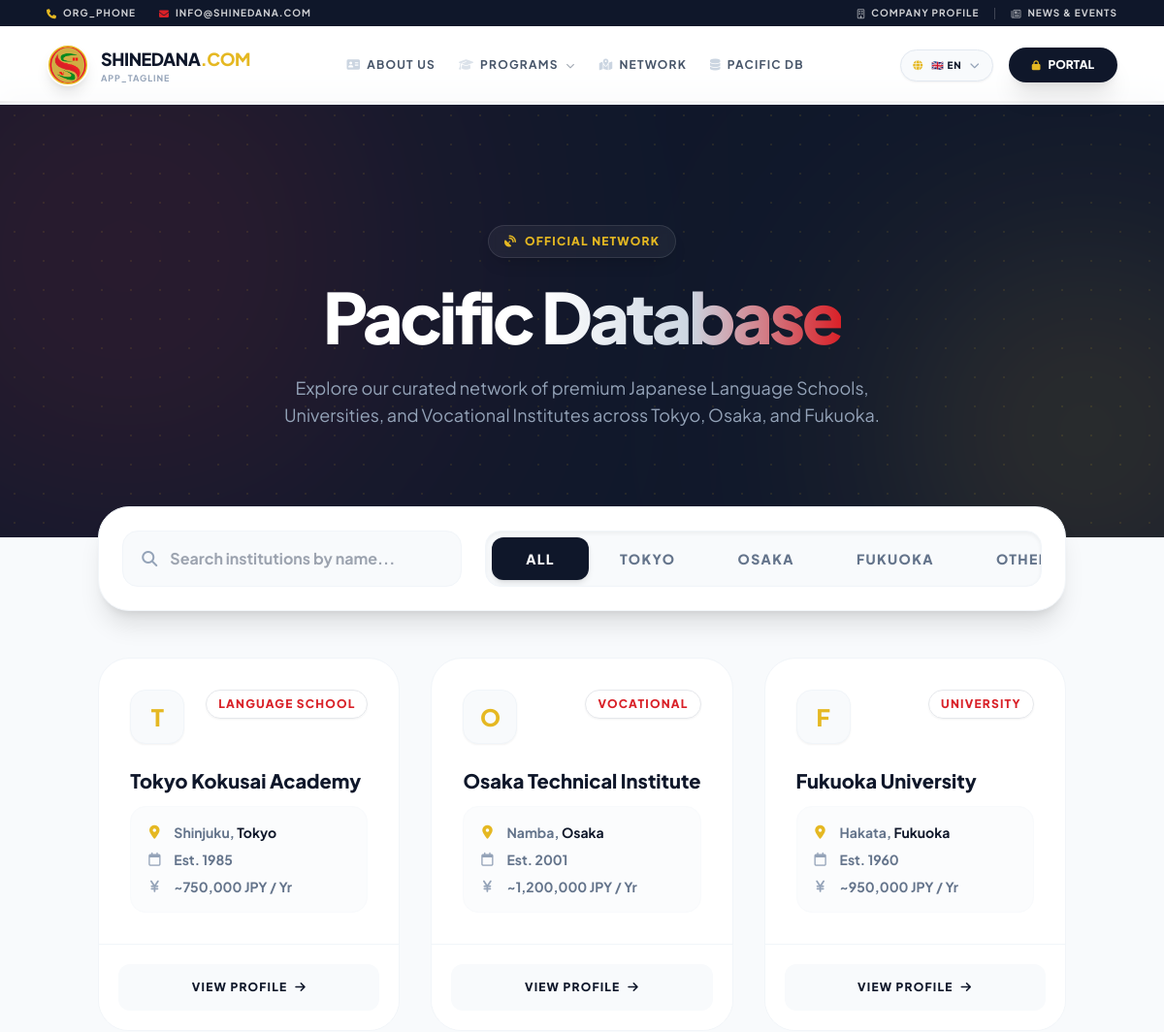
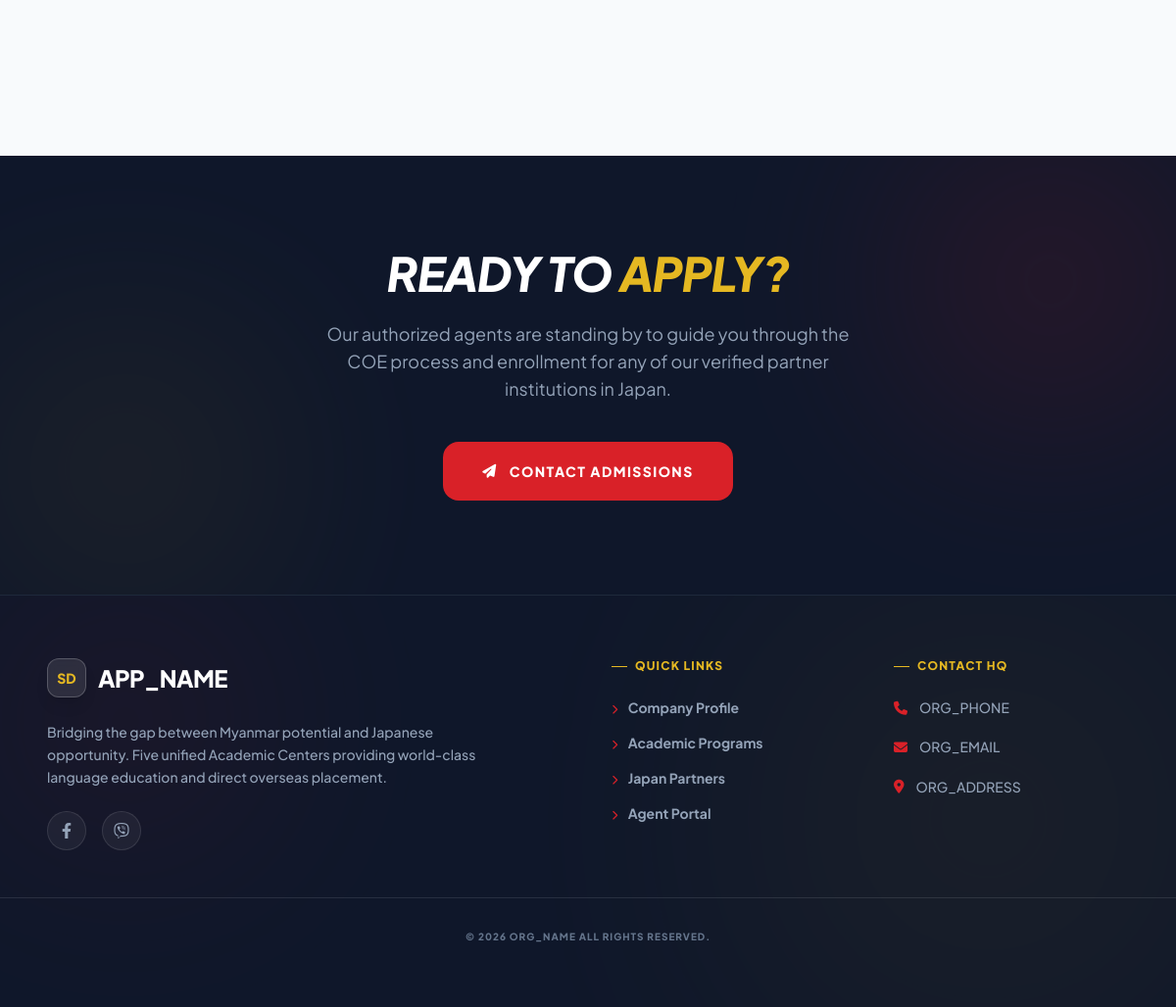
The page /pages/schools.php on the database its author committed (2 pictures, top to bottom).
### tables this page shows
CREATE TABLE japan_schools (
    id INT PRIMARY KEY AUTO_INCREMENT,
    school_name VARCHAR(255) NOT NULL,
    region ENUM('Tokyo', 'Osaka', 'Fukuoka', 'Other') NOT NULL,
    type ENUM('Language School', 'University', 'Vocational') NOT NULL,
    website VARCHAR(255),
    address_line TEXT,
    city VARCHAR(100),
    est_year INT,
    tuition_fees DECIMAL(15,2) DEFAULT 0.00,
    admission_months VARCHAR(100),
    description TEXT,
    created_at TIMESTAMP DEFAULT CURRENT_TIMESTAMP
);

### config/functions.php (called while the page is built, shortened)
<?php
function base_url($path = '') {
    return BASE_URL . ltrim($path, '/');
}
function route($path = '') {
    $clean_path = str_replace('.php', '', $path);
    return base_url('index.php?route=' . ltrim($clean_path, '/'));
}
function h($string) {
    return htmlspecialchars($string ?? '', ENT_QUOTES, 'UTF-8');
}
?>

### pages/schools.php (the view, shortened to what this page needs)
<?php
require_once '../config/db.php';
require_once '../config/functions.php';
try {
    $stmt = $pdo->query("SELECT * FROM japan_schools ORDER BY region ASC, school_name ASC");
    $schools = $stmt->fetchAll();
} catch (PDOException $e) {
    $schools = [];
    error_log("Schools directory query failed: " . $e->getMessage());
}
require_once '../includes/header.php';
?>
<header class="bg-slate-900 text-white pt-24 md:pt-32 pb-20 md:pb-28 px-4 sm:px-6 lg:px-8 relative overflow-hidden">
    <div class="absolute inset-0 opacity-10 pointer-events-none" style="background-image: radial-gradient(var(--brand-gold) 1px, transparent 1px); background-size: 30px 30px;"></div>
    <div class="absolute top-[-20%] left-[-10%] w-[300px] h-[300px] md:w-[500px] md:h-[500px] bg-[--brand-red] rounded-full blur-[100px] md:blur-[150px] opacity-20 pointer-events-none mix-blend-screen"></div>
    <div class="absolute bottom-[-20%] right-[-10%] w-[250px] h-[250px] md:w-[400px] md:h-[400px] bg-[--brand-gold] rounded-full blur-[90px] md:blur-[120px] opacity-15 pointer-events-none mix-blend-screen"></div>
    <div class="max-w-[1600px] mx-auto relative z-10 text-center animate-in fade-in zoom-in duration-700">
        <span class="inline-flex items-center gap-2 bg-white/5 border border-white/10 px-4 py-2.5 md:py-2 rounded-full text-[10px] sm:text-xs font-black uppercase tracking-widest mb-4 md:mb-6 text-[--brand-gold] shadow-lg backdrop-blur-sm">
            <i class="fa-solid fa-satellite-dish"></i> Official Network
        </span>
        <h1 class="text-4xl sm:text-5xl md:text-6xl lg:text-7xl font-black mb-4 md:mb-6 leading-tight tracking-tighter">
            Pacific <span class="text-transparent bg-clip-text bg-gradient-to-r from-white via-slate-300 to-[--brand-red]">Database</span>
        </h1>
        <p class="text-slate-400 text-sm sm:text-base lg:text-lg max-w-2xl mx-auto leading-relaxed px-4 sm:px-0">
            Explore our curated network of premium Japanese Language Schools, Universities, and Vocational Institutes across Tokyo, Osaka, and Fukuoka.
        </p>
    </div>
</header>
<main class="max-w-[1600px] mx-auto px-4 sm:px-6 lg:px-8 py-12 md:py-16 scroll-mt-32" x-data="{ filter: 'All', search: '' }">
    <div class="flex flex-col lg:flex-row justify-between items-center gap-4 md:gap-6 mb-10 md:mb-12 bg-white p-4 md:p-6 rounded-[24px] md:rounded-[32px] shadow-xl border border-slate-100 relative z-20 -mt-16 md:-mt-24">
        <div class="w-full lg:w-2/5 relative">
            <i class="fa-solid fa-magnifying-glass absolute left-4 md:left-5 top-1/2 -translate-y-1/2 text-slate-400"></i>
            <input type="text" x-model="search" placeholder="Search institutions by name..." class="w-full bg-slate-50 border border-slate-100 pl-11 md:pl-12 pr-4 py-3.5 md:py-4 rounded-xl md:rounded-2xl text-sm md:text-base font-bold outline-none focus:ring-2 focus:ring-[--brand-gold]/50 focus:bg-white focus:border-[--brand-gold] transition-all">
        </div>
        <div class="flex bg-slate-50 p-1.5 rounded-xl md:rounded-2xl shadow-inner border border-slate-100 overflow-x-auto w-full lg:w-auto snap-x snap-mandatory [&::-webkit-scrollbar]:hidden [-ms-overflow-style:none] [scrollbar-width:none]">
            <template x-for="type in ['All', 'Tokyo', 'Osaka', 'Fukuoka', 'Other']" :key="type">
                <button @click="filter = type"
                        :class="filter === type ? 'bg-slate-900 text-white shadow-md' : 'text-slate-500 hover:text-slate-900 hover:bg-slate-200/50'"
                        class="snap-center px-6 md:px-8 py-3 rounded-lg md:rounded-xl text-xs md:text-sm font-black uppercase tracking-widest transition-all whitespace-nowrap flex-1 lg:flex-none focus:outline-none focus:ring-2 focus:ring-[--brand-gold]/50 min-w-[100px]"
                        x-text="type"></button>
            </template>
        </div>
    </div>
    <?php if(!empty($schools)): ?>
        <div class="grid grid-cols-1 sm:grid-cols-2 lg:grid-cols-3 xl:grid-cols-4 gap-5 sm:gap-6 md:gap-8 relative min-h-[300px]">
            <?php foreach($schools as $school): ?>
            <div x-show="(filter === 'All' || filter === '<?= h($school['region']) ?>') && ('<?= strtolower(h($school['school_name'])) ?>'.includes(search.toLowerCase()) || search === '')"
                 x-transition:enter="transition ease-out duration-300"
                 x-transition:enter-start="opacity-0 scale-95 translate-y-4"
                 x-transition:enter-end="opacity-100 scale-100 translate-y-0"
                 x-transition:leave="transition ease-in duration-200 absolute"
                 x-transition:leave-start="opacity-100 scale-100"
                 x-transition:leave-end="opacity-0 scale-95"
                 class="school-card bg-white rounded-[24px] md:rounded-[32px] overflow-hidden border border-slate-100 hover:shadow-[0_20px_40px_rgba(0,0,0,0.08)] hover:border-[--brand-gold] hover:-translate-y-2 transition-all duration-300 group flex flex-col h-full relative focus-within:ring-4 focus-within:ring-[--brand-gold]/50">
                <div class="p-5 sm:p-6 md:p-8 flex-grow flex flex-col">
                    <div class="flex justify-between items-start mb-4 md:mb-6">
                        <div class="w-12 h-12 md:w-14 md:h-14 bg-slate-50 rounded-xl md:rounded-2xl flex items-center justify-center text-xl md:text-2xl font-black text-[--brand-gold] group-hover:bg-slate-900 transition-colors shadow-sm border border-slate-100 shrink-0">
                            <?= strtoupper(substr($school['school_name'], 0, 1)) ?>
                        </div>
                        <span class="bg-[--brand-red]/10 text-[--brand-red] border border-[--brand-red]/20 px-3 py-1.5 rounded-full text-[10px] md:text-xs font-black uppercase tracking-widest shadow-sm text-center ml-3">
                            <?= h($school['type']) ?>
                        </span>
                    </div>
                    <h3 class="text-lg md:text-xl font-black leading-tight mb-3 text-slate-900 group-hover:text-[--brand-red] transition-colors">
                        <?= h($school['school_name']) ?>
                    </h3>
                    <div class="space-y-2 text-xs md:text-sm font-bold text-slate-500 mt-auto bg-slate-50/50 p-3.5 md:p-4 rounded-xl md:rounded-2xl border border-slate-50">
                        <p class="flex items-center gap-3"><i class="fa-solid fa-location-dot text-[--brand-gold] w-4 text-center"></i> <span class="truncate"><?= h($school['city']) ?>, <span class="text-slate-900"><?= h($school['region']) ?></span></span></p>
                        <p class="flex items-center gap-3"><i class="fa-regular fa-calendar w-4 text-center text-slate-400"></i> Est. <?= h($school['est_year']) ?></p>
                        <p class="flex items-center gap-3"><i class="fa-solid fa-yen-sign w-4 text-center text-slate-400"></i> ~<?= number_format($school['tuition_fees'] ?? 0) ?> JPY / Yr</p>
                    </div>
                </div>
                <div class="p-4 md:p-5 border-t border-slate-100 mt-auto bg-white">
                    <a href="<?= route('pages/school_details&id=' . $school['id']) ?>" class="flex items-center justify-center gap-2 w-full bg-slate-50 text-slate-900 py-3.5 md:py-4 rounded-xl text-xs font-black uppercase tracking-widest group-hover:bg-slate-900 group-hover:text-white focus:outline-none focus:bg-slate-900 focus:text-white transition-colors active:scale-[0.98]">
                        View Profile <i class="fa-solid fa-arrow-right"></i>
                    </a>
                </div>
            </div>
            <?php endforeach; ?>
        </div>
    <?php endif; ?>
</main>
<section class="bg-slate-900 py-16 md:py-24 px-4 sm:px-6 lg:px-8 text-center text-white relative overflow-hidden mt-12 md:mt-24">
    <div class="absolute top-0 right-0 w-48 h-48 md:w-64 md:h-64 bg-[--brand-red] rounded-full blur-[80px] md:blur-[120px] opacity-20 pointer-events-none"></div>
    <div class="absolute bottom-0 left-0 w-48 h-48 md:w-64 md:h-64 bg-[--brand-gold] rounded-full blur-[80px] md:blur-[120px] opacity-10 pointer-events-none"></div>
    <div class="max-w-3xl mx-auto relative z-10">
        <h2 class="text-3xl sm:text-4xl md:text-5xl font-black italic uppercase mb-4 md:mb-6 tracking-tight leading-tight">Ready to <span class="text-[--brand-gold]">apply?</span></h2>
        <p class="text-slate-400 mb-8 md:mb-10 leading-relaxed text-sm md:text-lg max-w-xl mx-auto">
            Our authorized agents are standing by to guide you through the COE process and enrollment for any of our verified partner institutions in Japan.
        </p>
        <a href="<?= base_url('index.php?route=pages/landing#enquiry') ?>" class="inline-flex items-center justify-center gap-3 w-full sm:w-auto bg-[--brand-red] text-white px-8 md:px-10 py-4 md:py-5 rounded-xl md:rounded-2xl font-black text-xs md:text-sm uppercase tracking-widest hover:bg-[--brand-gold] hover:text-slate-900 hover:shadow-[0_0_30px_rgba(229,184,34,0.4)] focus:outline-none focus:ring-4 focus:ring-[--brand-gold]/50 transition-all transform hover:-translate-y-1 active:scale-[0.98]">
            <i class="fa-solid fa-paper-plane"></i> Contact Admissions
        </a>
    </div>
</section>
<?php require_once '../includes/footer.php'; ?>

### assets/css/style.css (style rules this page uses)
:root { --brand-gold: #E5B822; --brand-red: #D92128; --brand-red-light: #fca5a5; --slate-900: #0f172a; --slate-800: #1e293b; --slate-50: #f8fafc; }
html { scroll-behavior: smooth; -webkit-tap-highlight-color: transparent; }
body { font-family: 'Plus Jakarta Sans', 'Noto Sans Myanmar', sans-serif; background-color: var(--slate-50); overflow-x: hidden; color: var(--slate-900); }
h1 { font-size: clamp(1.75rem, 5vw, 3.75rem); line-height: 1.1; }
h2 { font-size: clamp(1.5rem, 4vw, 3rem); line-height: 1.2; }
h3 { font-size: clamp(1.25rem, 3vw, 2.25rem); line-height: 1.3; }
body { top: 0 !important; }

### includes/header.php (style rules this page uses)
:root { --brand-gold: #E5B822; --brand-red: #D92128; --slate-900: #0f172a; }
body { font-family: 'Plus Jakarta Sans', 'Noto Sans Myanmar', sans-serif; background: #f8fafc; }
body { top: 0 !important; }

### rows shown on the page
japan_schools: school_name "T", type "LANGUAGE SCHOOL", school_name "Tokyo Kokusai Academy", city "Shinjuku", region "Tokyo", est_year "1985", tuition_fees "750,000"
japan_schools: school_name "O", type "VOCATIONAL", school_name "Osaka Technical Institute", city "Namba", region "Osaka", est_year "2001", tuition_fees "1,200,000"
japan_schools: school_name "F", type "UNIVERSITY", school_name "Fukuoka University", city "Hakata", region "Fukuoka", est_year "1960", tuition_fees "950,000"

### other values the page prints
ORG_PHONE "ORG_PHONE"
APP_TAGLINE "APP_TAGLINE"
APP_NAME "APP_NAME"
ORG_EMAIL "ORG_EMAIL"
ORG_ADDRESS "ORG_ADDRESS"
ORG_NAME "ORG_NAME"
